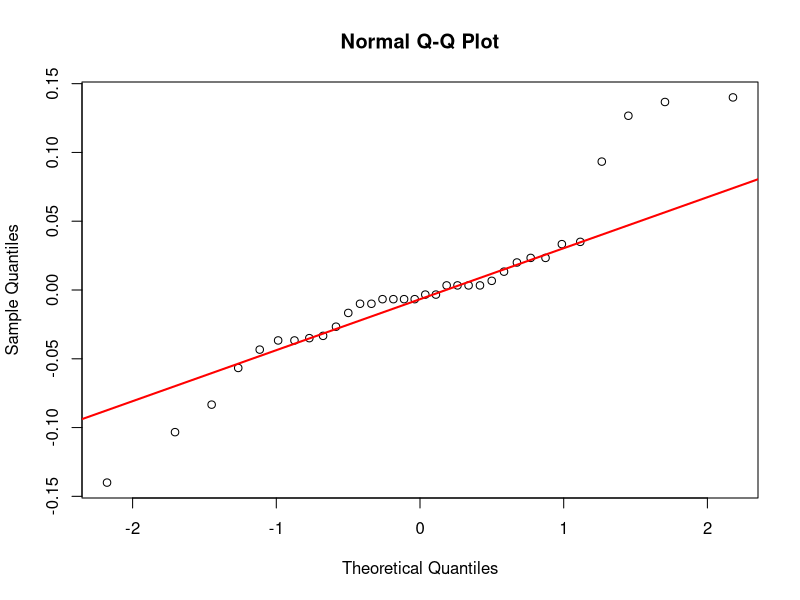
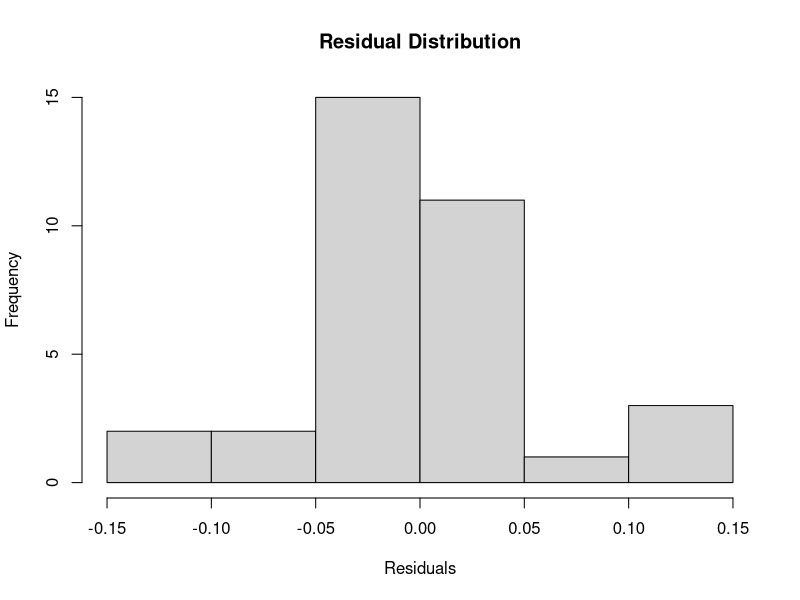
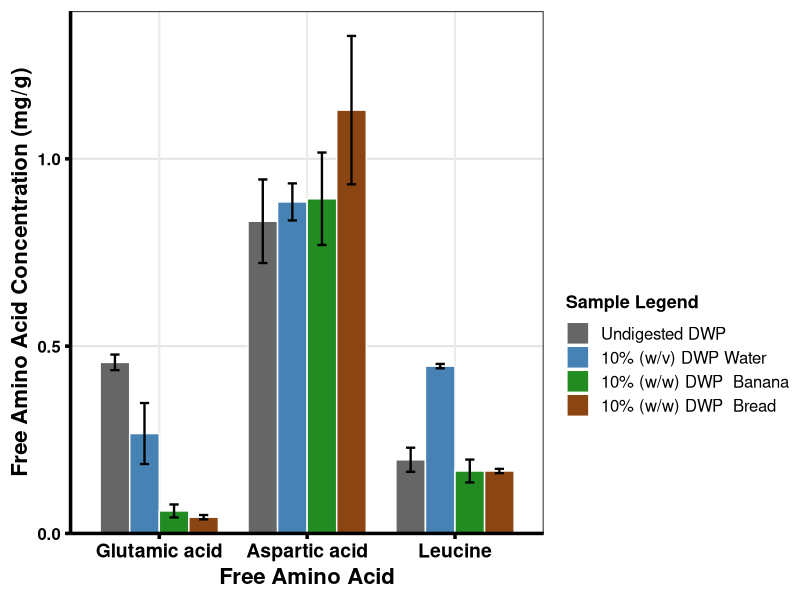

The R source for these figures, in order: (Note: this script raises an error after producing the figures.)
# =====================================================================
# Free amino acid release from Lemna minor duckweed after in vitro digestion
# Statistics (TWO-way ANOVA + INTERACTION)
#A two-factor ANOVA always tests:
  
 # Main effect of Factor A
#Main effect of Factor B
#A × B interaction
# Conference Poster Version (Portrait)
# =====================================================================

library(tidyverse)

# ---------------------------------------------------------------------
# 1. Data
# ---------------------------------------------------------------------

codes <- c("ND", "W", "Bn", "Br")

labels <- c(
  ND = "Undigested DWP",
  W = "10% (w/v) DWP Water",
  Bn = "10% (w/w) DWP  Banana",
  Br = "10% (w/w) DWP  Bread"
)

cols <- c(
  ND = "grey40",
  W = "steelblue",
  Bn = "forestgreen",
  Br = "saddlebrown"
)

dat <- tribble(
  ~amino_acid, ~treatment, ~r1, ~r2, ~r3,
  
  "Glutamic acid", "ND", 0.44, 0.45, 0.48,
  "Glutamic acid", "W", 0.23, 0.21, 0.36,
  "Glutamic acid", "Bn", 0.05, 0.05, 0.08,
  "Glutamic acid", "Br", 0.04, 0.04, 0.05,
  
  "Aspartic acid", "ND", 0.96, 0.75, 0.79,
  "Aspartic acid", "W", 0.85, NA, 0.92,
  "Aspartic acid", "Bn", 0.86, 1.03, 0.79,
  "Aspartic acid", "Br", 0.99, NA, 1.27,
  
  "Leucine", "ND", 0.22, 0.16, 0.21,
  "Leucine", "W", 0.45, 0.45, 0.44,
  "Leucine", "Bn", 0.16, 0.20, 0.14,
  "Leucine", "Br", 0.17, 0.16, 0.17
) |>
  pivot_longer(
    r1:r3,
    names_to = "replicate",
    values_to = "conc"
  ) |>
  dplyr::filter(!is.na(conc)) |>
  mutate(
    amino_acid = factor(
      amino_acid,
      levels = c(
        "Glutamic acid",
        "Aspartic acid",
        "Leucine"
      )
    ),
    treatment = factor(
      treatment,
      levels = codes
    )
  )

# =====================================================================
# TWO-WAY ANOVA
# =====================================================================

library(tidyverse)
library(car)
library(broom)

# ---------------------------------------------------------------------
# Two-way ANOVA
# ---------------------------------------------------------------------

fit2 <- aov(conc ~ treatment * amino_acid, data = dat)

cat("\n=== TWO-WAY ANOVA ===\n")
print(summary(fit2))

# =====================================================================
# ASSUMPTION CHECKS
# =====================================================================

# ---------------------------------------------------------------------
# Normality of residuals
# ---------------------------------------------------------------------

res <- residuals(fit2)

cat("\n=== SHAPIRO-WILK TEST ===\n")
print(shapiro.test(res))

qqnorm(res)
qqline(res, col = "red", lwd = 2)

hist(
  res,
  main = "Residual Distribution",
  xlab = "Residuals"
)

# ---------------------------------------------------------------------
# Homogeneity of Variance
# ---------------------------------------------------------------------

cat("\n=== LEVENE TEST ===\n")

levene_result <- leveneTest(
  conc ~ interaction(treatment, amino_acid),
  data = dat
)

print(levene_result)

# =====================================================================
# SUMMARY STATISTICS
# =====================================================================

plot_data <- dat %>%
  group_by(amino_acid, treatment) %>%
  summarise(
    n = n(),
    mean = mean(conc),
    sd = sd(conc),
    .groups = "drop"
  )

cat("\n=== SUMMARY STATISTICS ===\n")
print(plot_data)

# =====================================================================
# BAR CHART (MEAN ± SD)
# =====================================================================

dodge <- position_dodge(width = 0.8)

p_twoway <- ggplot(
  plot_data,
  aes(
    x = amino_acid,
    y = mean,
    fill = treatment
  )
) +
  
  geom_col(
    position = dodge,
    width = 0.8,
    colour = "white"
  ) +
  
  geom_errorbar(
    aes(
      ymin = mean - sd,
      ymax = mean + sd
    ),
    position = dodge,
    width = 0.25,
    linewidth = 0.8
  ) +
  
  scale_fill_manual(
    values = cols,
    labels = labels,
    name = "Sample Legend"
  ) +
  
  scale_y_continuous(
    expand = expansion(mult = c(0, 0.05))
  ) +
  
  labs(
    x = "Free Amino Acid",
    y = "Free Amino Acid Concentration (mg/g)"
  ) +
  
  theme_bw(base_size = 16) +
  
  theme(
    legend.position = "right",
    legend.box = "vertical",
    legend.margin = margin(t = 120),
    
    legend.title = element_text(
      size = 13,
      face = "bold"
    ),
    
    legend.text = element_text(
      size = 12
    ),
    
    axis.text.x = element_text(
      size = 14,
      face = "bold",
      colour = "black"
    ),
    
    axis.text.y = element_text(
      size = 12,
      face = "bold",
      colour = "black"
    ),
    
    axis.title.x = element_text(
      size = 16,
      face = "bold"
    ),
    
    axis.title.y = element_text(
      size = 16,
      face = "bold"
    ),
    
    axis.line = element_line(
      colour = "black",
      linewidth = 1.2
    ),
    
    axis.ticks = element_line(
      colour = "black",
      linewidth = 1.2
    ),
    
    panel.grid.major.y = element_line(
      colour = "grey90"
    ),
    
    panel.grid.minor = element_blank()
  )

print(p_twoway)

dev.new()
print(p_interaction)

# ---------------------------------------------------------------------
# Interaction Plot with 95% CI

#Think of 95% confidence interval (CI) as:

#"Given my sample data, the true population mean is likely to lie somewhere within this range."

#It tells you how precise your estimate is, whereas the mean tells you the best estimate itself.
# ---------------------------------------------------------------------

# ---------------------------------------------------------------------
# Interaction Plot with Mean ± SD
# ---------------------------------------------------------------------

# ---------------------------------------------------------------------
# Interaction Plot (Mean ± SD)
# ---------------------------------------------------------------------

interaction_summary <- dat %>%
  group_by(amino_acid, treatment) %>%
  summarise(
    n = n(),
    mean = mean(conc),
    sd = sd(conc),
    .groups = "drop"
  )

# Wrapped labels for poster readability
interaction_labels <- c(
  ND = "Undigested\nDWP",
  W = "10% (w/v)\nDWP Water",
  Bn = "10% (w/w)\nDWP Banana",
  Br = "10% (w/w)\nDWP Bread"
)

p_interaction <- ggplot(
  interaction_summary,
  aes(
    x = treatment,
    y = mean,
    colour = amino_acid,
    group = amino_acid
  )
) +
  
  geom_line(linewidth = 1.8) +
  
  geom_point(size = 5) +
  
  geom_errorbar(
    aes(
      ymin = pmax(mean - sd, 0),
      ymax = mean + sd
    ),
    width = 0.08,
    linewidth = 1
  ) +
  
  scale_x_discrete(
    labels = interaction_labels
  ) +
  
  scale_colour_manual(
    values = c(
      "Glutamic acid" = "#D55E00",
      "Aspartic acid" = "#0072B2",
      "Leucine" = "#009E73"
    )
  ) +
  
  labs(
    title = "Treatment × Amino Acid Interaction",
    x = "Food Matrix",
    y = "Free Amino Acid Concentration (mg/g)",
    colour = "Amino Acid"
  ) +
  
  theme_classic(base_size = 18) +
  
  theme(
    legend.position = "right",
    
    legend.title = element_text(
      face = "bold",
      size = 13
    ),
    
    legend.text = element_text(
      size = 12
    ),
    
    axis.text.x = element_text(
      size = 12,
      face = "bold",
      colour = "black",
      lineheight = 0.9
    ),
    
    axis.text.y = element_text(
      size = 12,
      face = "bold",
      colour = "black"
    ),
    
    axis.title = element_text(
      size = 14,
      face = "bold"
    ),
    
    plot.title = element_text(
      size = 16,
      face = "bold",
      hjust = 0.5
    ),
    
    panel.grid.minor = element_blank()
  )

print(p_interaction)

# ---------------------------------------------------------------------
# Summary statistics
# ---------------------------------------------------------------------

plot2 <- dat %>%
  group_by(amino_acid, treatment) %>%
  summarise(
    mean = mean(conc),
    sd = sd(conc),
    .groups = "drop"
  )

# ---------------------------------------------------------------------
# Plot
# ---------------------------------------------------------------------

dodge <- position_dodge(width = 0.8)

p_twoway <- ggplot(
  plot2,
  aes(
    x = amino_acid,
    y = mean,
    fill = treatment
  )
) +
  
  geom_col(
    position = dodge,
    width = 0.8,
    colour = "white"
  ) +
  
  geom_errorbar(
    aes(
      ymin = mean - sd,
      ymax = mean + sd
    ),
    position = dodge,
    width = 0.25,
    linewidth = 0.8
  ) +
  
  scale_fill_manual(
    values = cols,
    labels = labels,
    name = "Sample Legend"
  ) +
  
  labs(
    title = "Free Amino Acid Release",
    x = "Amino Acid",
    y = "Free Amino Acid Concentration (mg/g)"
  ) +
  
  theme_bw(base_size = 16) +
  
  theme(
    legend.position = "right",
    legend.box = "vertical",
    legend.margin = margin(t = 120),
    
    legend.title = element_text(
      size = 13,
      face = "bold"
    ),
    
    legend.text = element_text(
      size = 12
    ),
    
    axis.text.x = element_text(
      size = 12,
      face = "bold",
      colour = "black"
    ),
    
    axis.text.y = element_text(
      size = 12,
      face = "bold",
      colour = "black"
    ),
    
    axis.title.x = element_text(
      size = 16,
      face = "bold"
    ),
    
    axis.title.y = element_text(
      size = 16,
      face = "bold"
    ),
    
    axis.line = element_line(
      colour = "black",
      linewidth = 1.2
    ),
    
    axis.ticks = element_line(
      colour = "black",
      linewidth = 1.2
    ),
    
    panel.grid.major.y = element_line(
      colour = "grey90"
    ),
    
    panel.grid.minor = element_blank()
  )

print(p_twoway)


# =====================================================================
# POST-HOC TESTS (Tukey)
# =====================================================================

library(emmeans)
library(multcomp)

# Estimated marginal means
emm <- emmeans(
  fit2,
  ~ treatment * amino_acid
)

# Compact letter display
letters_df <- cld(
  emm,
  by = "amino_acid",
  adjust = "tukey",
  Letters = letters
) %>%
  as.data.frame()

# Remove spaces from letters
letters_df$.group <- gsub(" ", "", letters_df$.group)

print(letters_df)

# =====================================================================
# SUMMARY STATISTICS FOR PLOT
# =====================================================================

plot2 <- dat %>%
  group_by(amino_acid, treatment) %>%
  summarise(
    mean = mean(conc),
    sd = sd(conc),
    .groups = "drop"
  ) %>%
  left_join(
    letters_df %>%
      dplyr::select(
        amino_acid,
        treatment,
        .group
      ),
    by = c(
      "amino_acid",
      "treatment"
    )
  )

# =====================================================================
# BAR PLOT WITH TUKEY LETTERS
# =====================================================================

dodge <- position_dodge(width = 0.8)

p_twoway <- ggplot(
  plot2,
  aes(
    x = amino_acid,
    y = mean,
    fill = treatment
  )
) +
  
  geom_col(
    position = dodge,
    width = 0.8,
    colour = "white"
  ) +
  
  geom_errorbar(
    aes(
      ymin = pmax(mean - sd, 0),
      ymax = mean + sd
    ),
    position = dodge,
    width = 0.25,
    linewidth = 0.8
  ) +
  
  geom_text(
    aes(
      label = .group,
      y = mean + sd + 0.08
    ),
    position = dodge,
    size = 5,
    fontface = "bold",
    colour = "black"
  ) +
  
  scale_fill_manual(
    values = cols,
    labels = labels,
    name = "Sample Legend"
  ) +
  
  scale_y_continuous(
    expand = expansion(mult = c(0, 0.15))
  ) +
  
  labs(
    title = "Free Amino Acid Release",
    x = "Amino Acid",
    y = "Free Amino Acid Concentration (mg/g)"
  ) +
  
  theme_bw(base_size = 16) +
  
  theme(
    legend.position = "right",
    legend.box = "vertical",
    
    legend.title = element_text(
      size = 13,
      face = "bold"
    ),
    
    legend.text = element_text(
      size = 16
    ),
    
    axis.text.x = element_text(
      size = 12,
      face = "bold",
      colour = "black"
    ),
    
    axis.text.y = element_text(
      size = 12,
      face = "bold",
      colour = "black"
    ),
    
    axis.title.x = element_text(
      size = 16,
      face = "bold"
    ),
    
    axis.title.y = element_text(
      size = 12,
      face = "bold"
    ),
    
    axis.line = element_line(
      colour = "black",
      linewidth = 1.2
    ),
    
    axis.ticks = element_line(
      colour = "black",
      linewidth = 1.2
    ),
    
    panel.grid.major.y = element_line(
      colour = "grey90"
    ),
    
    panel.grid.minor = element_blank()
  )

print(p_twoway)


# legend position



legend_plot <- ggplot(
  plot2,
  aes(x = amino_acid, y = mean, fill = treatment)
) +
  geom_col() +
  scale_fill_manual(
    values = cols,
    labels = labels,
    name = "Sample Legend"
  ) +
  theme_void() +
  theme(
    legend.position = "top",
    legend.title = element_text(
      size = 20,
      face = "bold"
    ),
    legend.text = element_text(
      size = 18
    )
  ) +
  guides(
    fill = guide_legend(
      nrow = 2,
      byrow = TRUE,
      keywidth = unit(1.5, "cm"),
      keyheight = unit(1.0, "cm")
    )
  )

legend <- cowplot::get_legend(legend_plot)

cowplot::ggdraw(legend)
